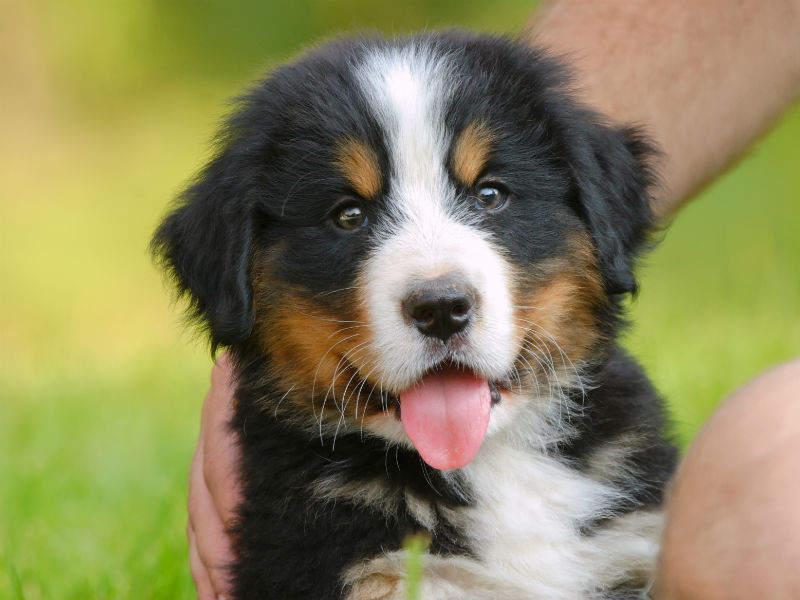
#> input picture imgs/puppy.jpg, 800 x 600 px; its folder holds only this picture in this run
$ python photoEditor.py
#> lines starting #> are read from the running program, lines starting #| are printed output that depends on the picture
from PIL import Image, ImageEnhance, ImageFilter
import os

path = "imgs"
pathOut = "editedImgs"

for filename in os.listdir(path):
    img = Image.open(f"{path}/{filename}")
#> img is the input picture: PIL image 800x600 RGB; mean R, G, B 139.4, 134.3, 91.5

    edit = img.filter(ImageFilter.SHARPEN).convert('L')
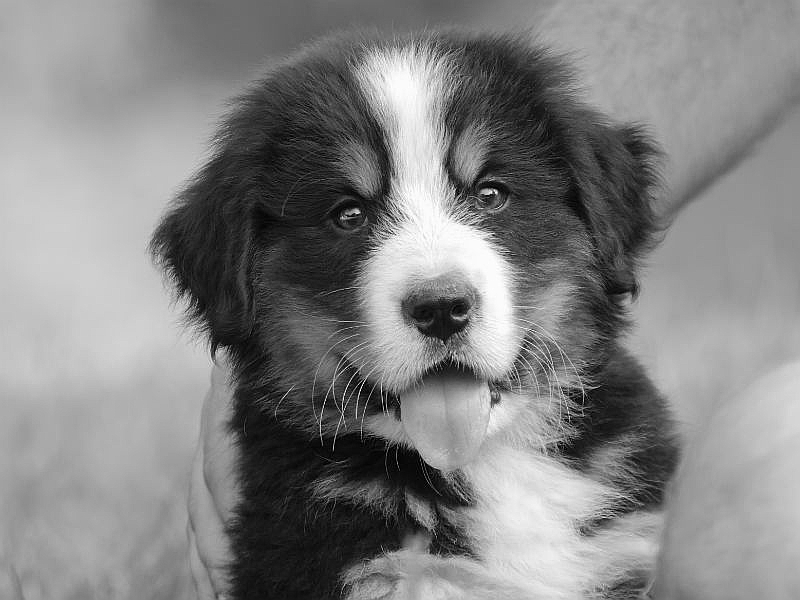
#> edit: PIL image 800x600 L; min 0, max 255, mean 131

    factor = 1.5
    enhancer = ImageEnhance.Contrast(edit)
    edit = enhancer.enhance(factor)
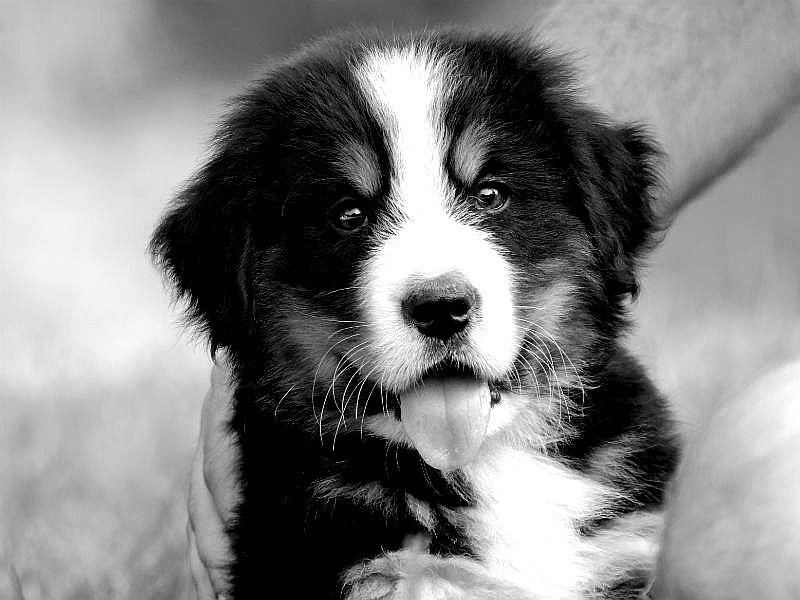
#> edit: PIL image 800x600 L; min 0, max 255, mean 132.8

    clean_name = os.path.splitext(filename)[0]

    edit.save(f'{pathOut}/{clean_name}_edited.jpg')
